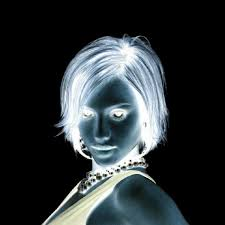
#> input picture image_negatif.jpeg, 225 x 225 px, found by its file name
$ python negatif.py
#> lines starting #> are read from the running program, lines starting #| are printed output that depends on the picture
import matplotlib.pyplot as plt
import numpy as np
import imageio as image

# path gambar
image_path = 'D://aldisetiawan//Semester 5//Pengolahan Citra Digital//image_negatif.jpeg'
# gambar negatif
img_negatif = image.imread(image_path)
#> img_negatif is the input picture: shape (225, 225, 3); mean R, G, B 43.9, 50.2, 52.8
r_neg = img_negatif[:,:,0]
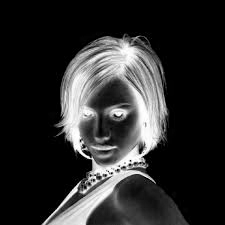
#> r_neg: shape (225, 225); min 0, max 255, mean 43.9

hist_neg, rbins = np.histogram(r_neg, bins=256, range=[0,256])
#> hist_neg = 256 values, max 31271 at index 0, min 34 at index 253, mean 197.8; rbins = 257 values from 0 to 256

# gambar positif
img_positif =  255 - img_negatif
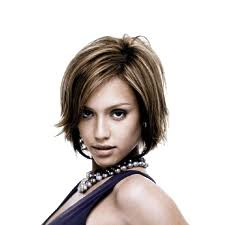
#> img_positif: shape (225, 225, 3); mean R, G, B 211.1, 204.8, 202.2
r_pos = img_positif[:,:,0]
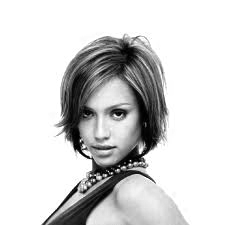
#> r_pos: shape (225, 225); min 0, max 255, mean 211.1
hist_pos, rbins = np.histogram(r_pos, bins=256, range=[0,256])
#> hist_pos = 256 values, max 31271 at index 255, min 34 at index 2, mean 197.8

# Menamapilkan gambar
plt.figure(figsize=(10,10))
plt.subplot(2,2,1)
plt.imshow(img_negatif)

plt.subplot(2,2,2)
plt.imshow(img_positif)

plt.subplot(2,2,3)
plt.plot(hist_neg)

plt.subplot(2,2,4)
plt.plot(hist_pos)

plt.show()
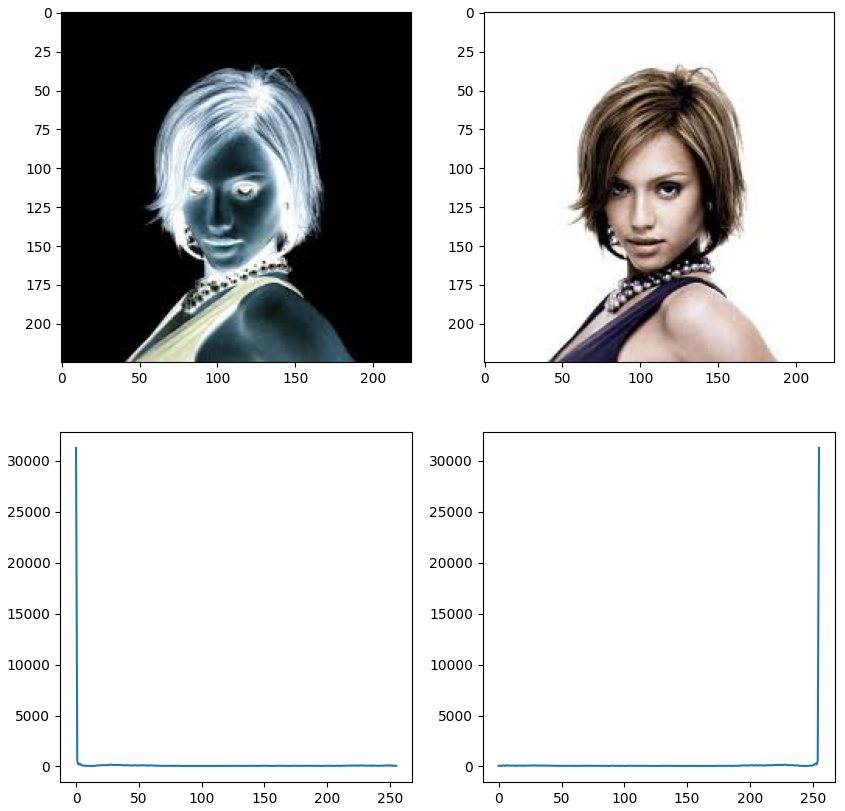
#> figure drawn by matplotlib, 4 panels; panel 3: curve peaks at x = 0, y = 31271; panel 4: curve peaks at x = 255, y = 31271
print(img_negatif.shape)
#| (225, 225, 3)
